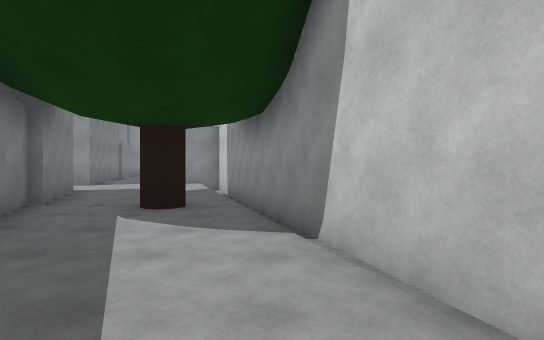
view 1 (above)

24 first-person views from a walk through a 3-D level made in the Unity game engine. The camera is 1.5 m above the floor, looks level and sees 80° across. The floor is counted in squares, 2 m on a side. Each view is taken from the middle of a square. On the plan, view 1 faces up. The plan holds only what a view shows up to about 11 squares ahead; the rest is blank. The place goes on beyond the plan.

view 2
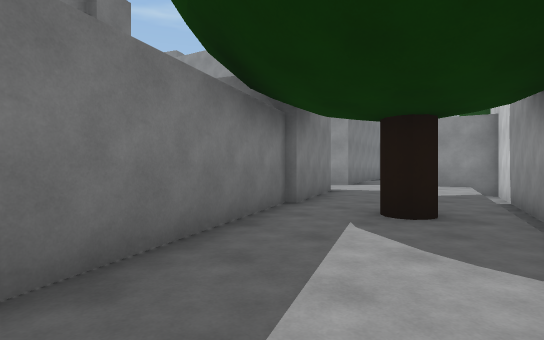

view 3
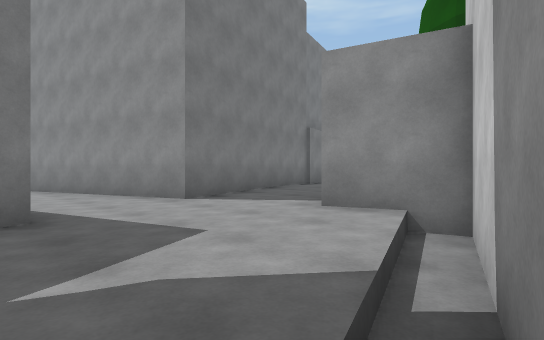

view 4
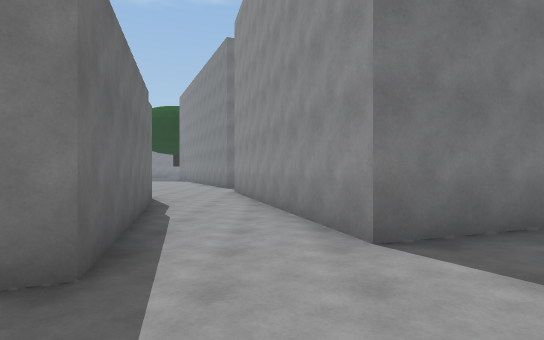

view 5
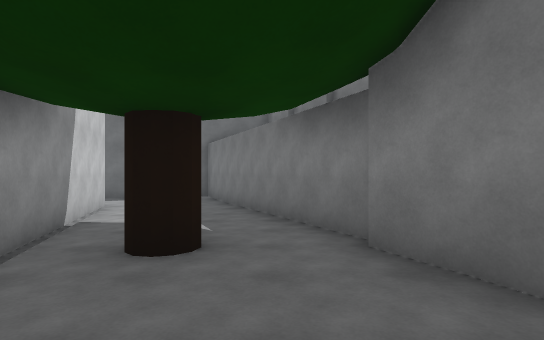

view 6
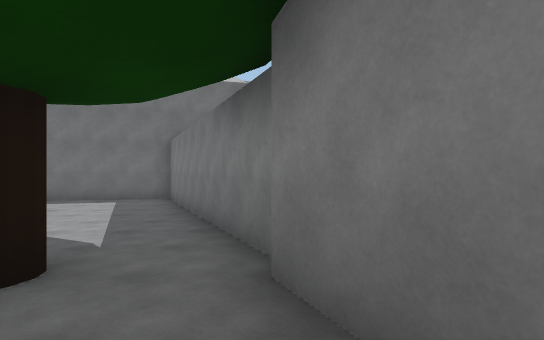

view 7
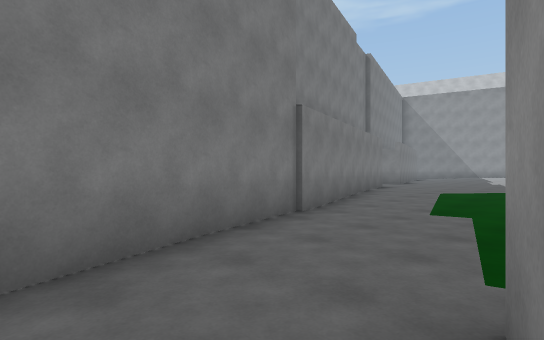

view 8
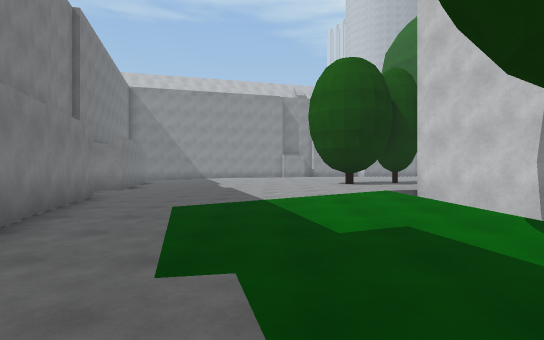

view 9
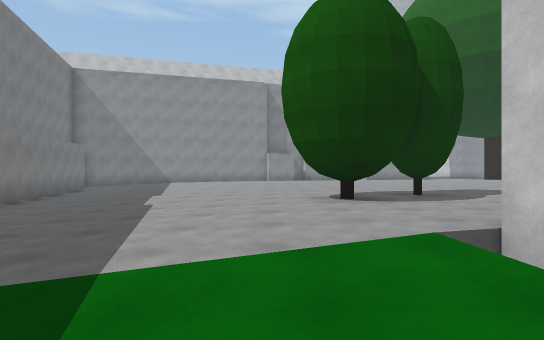

view 10
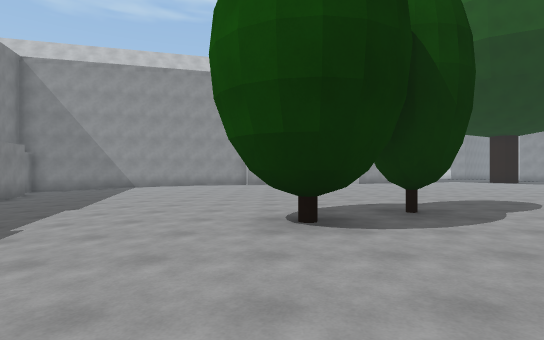

view 11
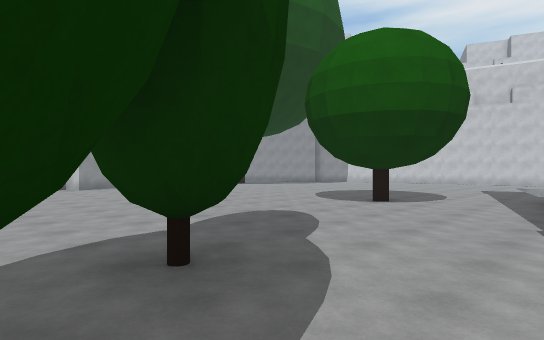

view 12
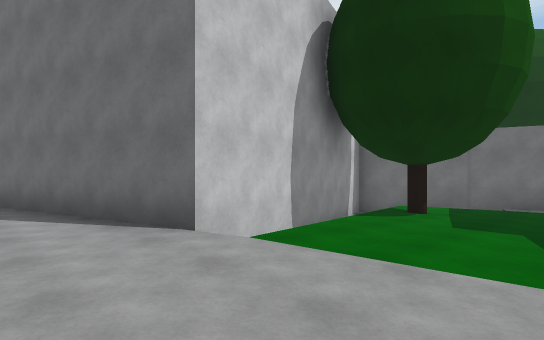

view 13
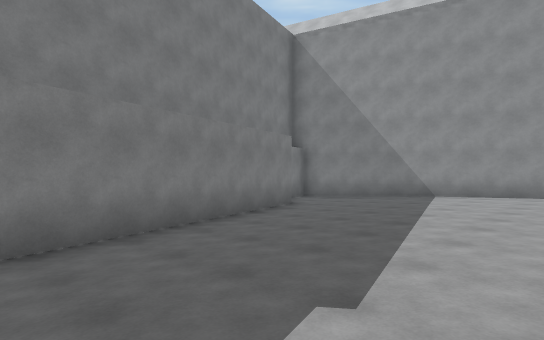

view 14
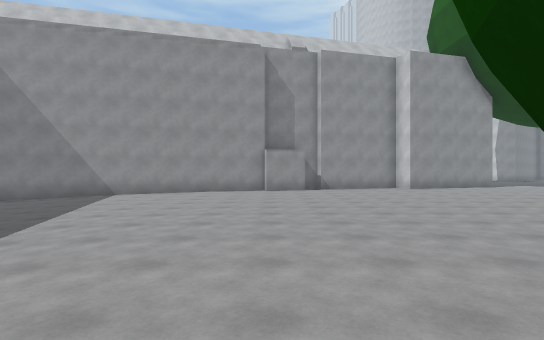

view 15
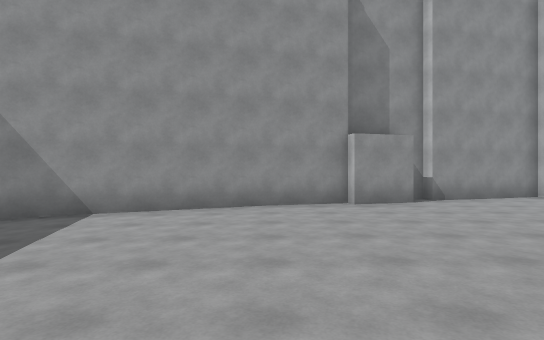

view 16
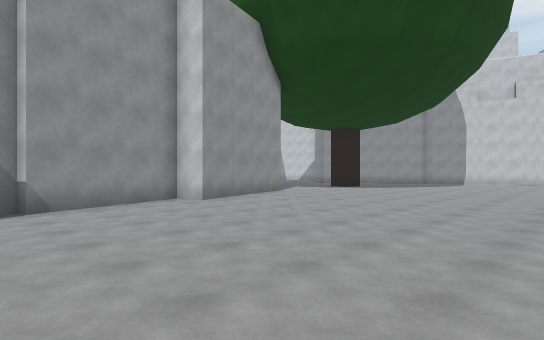

view 17
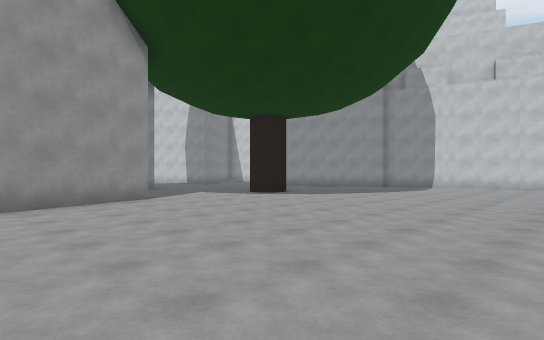

view 18
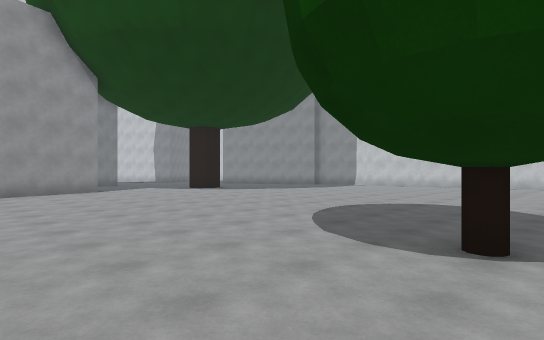

view 19
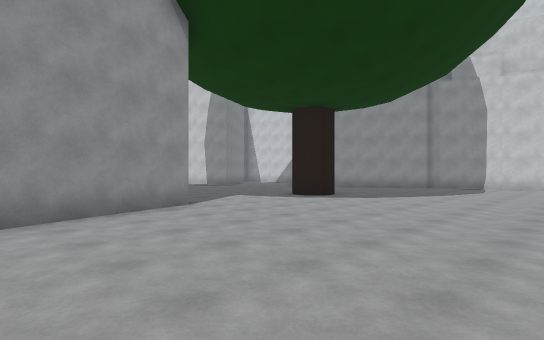

view 20
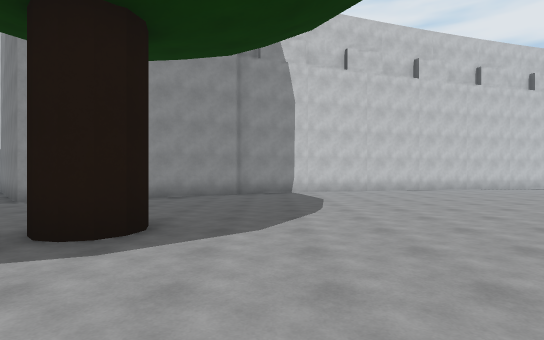

view 21
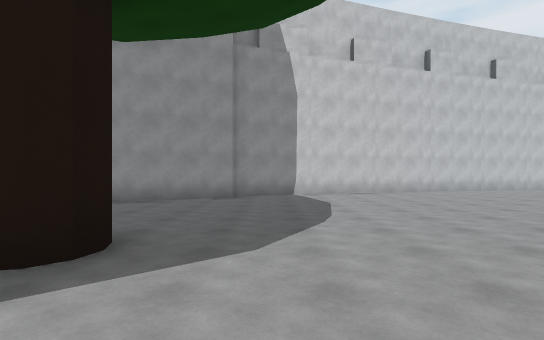

view 22
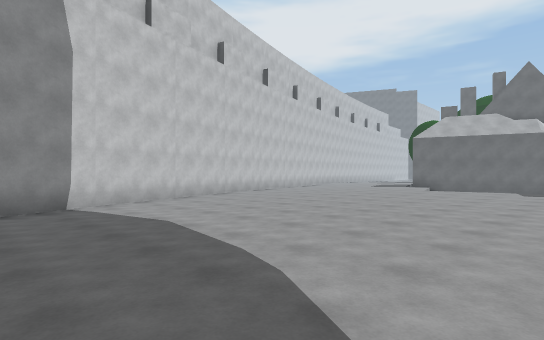

view 23
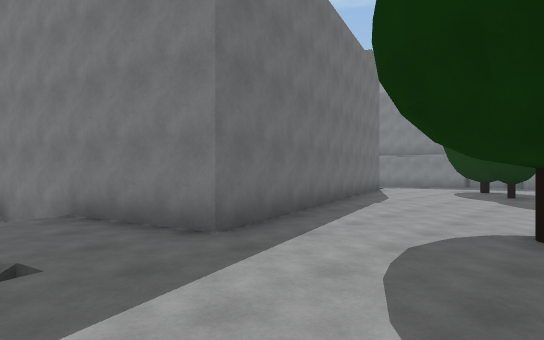

view 24
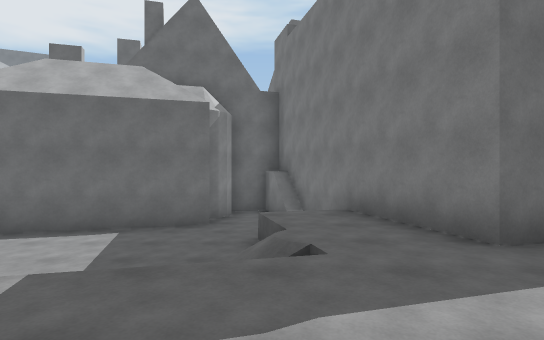

### Floor plan
Key: @ floor where view 1 was taken; # wall or solid block; x gap in a wall; . main floor; - floor 0.25 m lower than the main floor; _ floor 0.5 m lower than the main floor; < floor 0.75 m lower than the main floor; ( floor 1 m lower than the main floor; ! floor 1.25 m lower than the main floor; / step, stairs or slope; = window, fence, low wall or low ledge; ^ raised ledge; v drop or lower ground.
Columns run from 12 left of view 1 to 18 right of it. Each row starts with its distance up from view 1.
 40                   ....x ..--#
 39           ########....#...--##
 38         ###................--##
 37    ######..................---#
 36 ####--......................--#
 35 #_----......................--#
 34 __----.......................--
 33 __----.......................--
 32 #__---.......................--
 31 #__---.......................--
 30 ##_---.......................--
 29  #__--.......................--
 28  #__---.....................
 27  #__---....................
 26  ##__--.. ##.............=/
 25   ___---.##...........=(
 24   ___---.........##^#./((((
 23   #___--.....###^   #./((((
 22   ##__---.!#^       ##(((((#
 21    #__----v^         #((####
 20    #___---v#         #((#
 19    #_____-v#         ^###
 18    ##_____/v^         ##
 17     #<<<__#v^
 16     #<<<<__v#
 15     #<<<<<v##
 14     ##<<<###
 13      #<<###
 12      #<<<###
 11   ####<<<</#
 10 ###<<<<<<</#
  9 (((((((((((##
  8 ((((####(((/#
  7 x####  #(((/#
  6        ##(#(#
  5         #(((##
  4         #(((/#
  3         ##(!!#
  2          #!!!##
  1          #!!!!#
  0          ##!@!!
 -1           #!!!!
 -2           ######

Where each view was taken, in squares from view 1:
view 1: 0 up, 0 right, facing up
view 2: 1 up, 0 right, facing up-left
view 3: 8 up, 1 left, facing up-left
view 4: 10 up, 3 left, facing left
view 5: 9 up, 3 left, facing down
view 6: 8 up, 4 left, facing down
view 7: 12 up, 4 left, facing up-left
view 8: 15 up, 5 left, facing up
view 9: 19 up, 4 left, facing up
view 10: 21 up, 3 left, facing up
view 11: 24 up, 2 left, facing up-right
view 12: 24 up, 5 left, facing down-right
view 13: 26 up, 6 left, facing up-left
view 14: 25 up, 4 left, facing up
view 15: 30 up, 6 left, facing up
view 16: 31 up, 3 left, facing up-right
view 17: 31 up, 2 right, facing up-right
view 18: 27 up, 2 right, facing up-right
view 19: 33 up, 2 right, facing up-right
view 20: 37 up, 6 right, facing right
view 21: 37 up, 7 right, facing right
view 22: 38 up, 10 right, facing down-right
view 23: 28 up, 10 right, facing down-left
view 24: 28 up, 10 right, facing down
